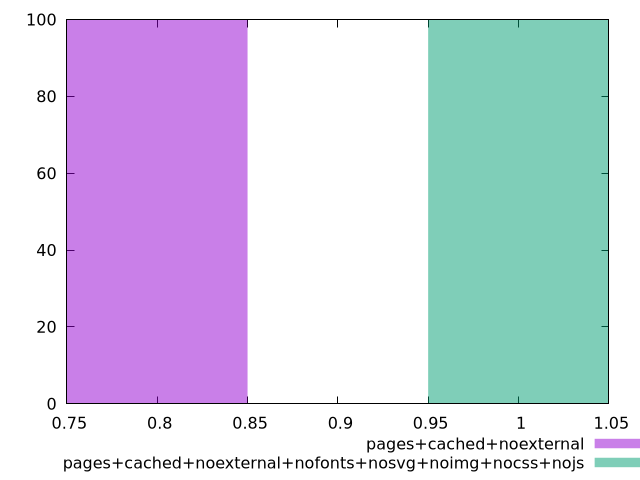

The script that saved this image:
$_pagesCachedNoexternal <<EOF
0.8 100
EOF
$_pagesCachedNoexternalNofontsNosvgNoimgNocssNojs <<EOF
1 100
EOF
set key outside below
set terminal pngcairo
set output "report_00004_2020-11-02T20-21-41.718Z/unused-css-rules/unused-css-rules_pages+cached+noexternal_pages+cached+noexternal+nofonts+nosvg+noimg+nocss+nojs+hist.png"
set boxwidth 0.1
set style fill transparent solid 0.5 noborder
set yrange [0:100]
plot $_pagesCachedNoexternal title "pages+cached+noexternal" with boxes ,$_pagesCachedNoexternalNofontsNosvgNoimgNocssNojs title "pages+cached+noexternal+nofonts+nosvg+noimg+nocss+nojs" with boxes ,
